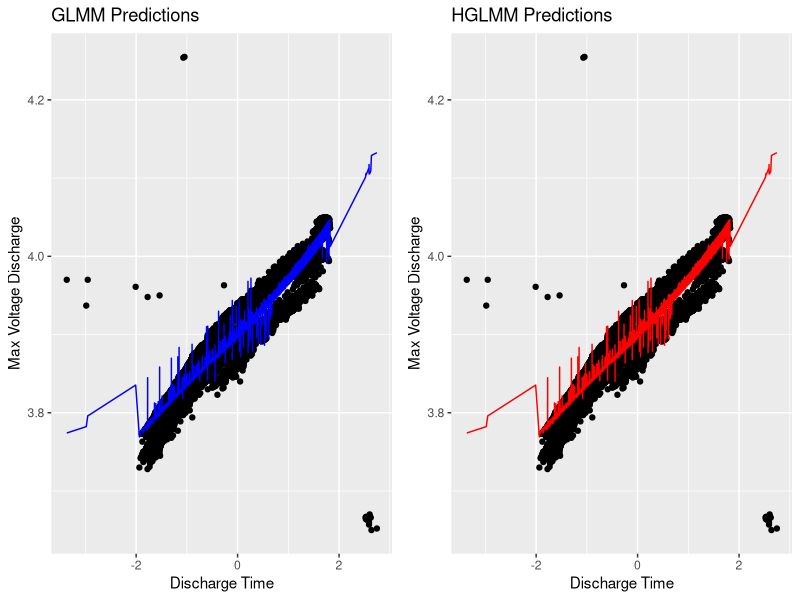

Generate this figure with R:
# Load necessary libraries
library(ggplot2)
library(readxl)  # Load the readxl package to use read_excel()
library(dplyr)  # For data manipulation
library(broom)  # For tidying model outputs
library(gridExtra)  # For arranging plots
library(lme4)  # For mixed models

# Set CPU and elapsed time limits to Inf
options(timeout = 600)  # Set timeout to 10 minutes
setTimeLimit(cpu = Inf, elapsed = Inf, transient = FALSE)

# Read the Excel file
data <- read_excel("Dataset.xlsx")

# Create the dataframe with the specified columns
df <- data.frame(
  Discharge_Time = data[[2]],
  Decrement_3.6_3.4V = data[[3]],
  Max_Voltage_Dischar = data[[4]],
  Min_Voltage_Charg = data[[5]],
  Time_at_4.15V = data[[6]],
  Time_constant_current = data[[7]],
  Charging_time = data[[8]] * 10  # Reduce charging time by a factor of 10
)

# Filter the dataframe to include only rows where Max Voltage Discharge is >= 3.5V
df_filtered <- df %>% filter(Max_Voltage_Dischar >= 3.5)

# Check if a grouping variable exists; if not, create a dummy variable
if (!"Group" %in% names(df_filtered)) {
  df_filtered$Group <- as.factor(sample(1:3, nrow(df_filtered), replace = TRUE))  # Create a dummy grouping variable
}

# Rescale predictor variables to address different scales
df_filtered <- df_filtered %>%
  mutate(across(c(Discharge_Time, Decrement_3.6_3.4V, Time_constant_current), 
                ~ scale(.) %>% as.vector()))

# Function to fit GLMM and check for singularity
fit_glmm <- function(data) {
  model <- lmer(Max_Voltage_Dischar ~ Discharge_Time + Decrement_3.6_3.4V + Time_constant_current + (1 | Group), 
                data = data)
  if (isSingular(model)) {
    warning("GLMM fit is singular. Fitting without random effects.")
    model <- lm(Max_Voltage_Dischar ~ Discharge_Time + Decrement_3.6_3.4V + Time_constant_current, data = data)
  }
  return(model)
}

# Fit GLMM
glmm_model <- fit_glmm(df_filtered)

# Function to fit HGLMM and check for singularity
fit_hglmm <- function(data) {
  model <- glmer(Max_Voltage_Dischar ~ Discharge_Time + Decrement_3.6_3.4V + Time_constant_current + (1 | Group), 
                 data = data, family = gaussian(link = "identity"))
  if (isSingular(model)) {
    warning("HGLMM fit is singular. Fitting without random effects.")
    model <- lm(Max_Voltage_Dischar ~ Discharge_Time + Decrement_3.6_3.4V + Time_constant_current, data = data)
  }
  return(model)
}

# Fit HGLMM
hglmm_model <- fit_hglmm(df_filtered)

# Create plots for GLMM
plot_glmm <- ggplot(df_filtered, aes(x = Discharge_Time, y = Max_Voltage_Dischar)) +
  geom_point() +
  geom_line(aes(y = predict(glmm_model)), color = "blue") +
  labs(title = "GLMM Predictions", x = "Discharge Time", y = "Max Voltage Discharge")

# Create plots for HGLMM
plot_hglmm <- ggplot(df_filtered, aes(x = Discharge_Time, y = Max_Voltage_Dischar)) +
  geom_point() +
  geom_line(aes(y = predict(hglmm_model)), color = "red") +
  labs(title = "HGLMM Predictions", x = "Discharge Time", y = "Max Voltage Discharge")

# Arrange plots side by side
grid.arrange(plot_glmm, plot_hglmm, ncol = 2)